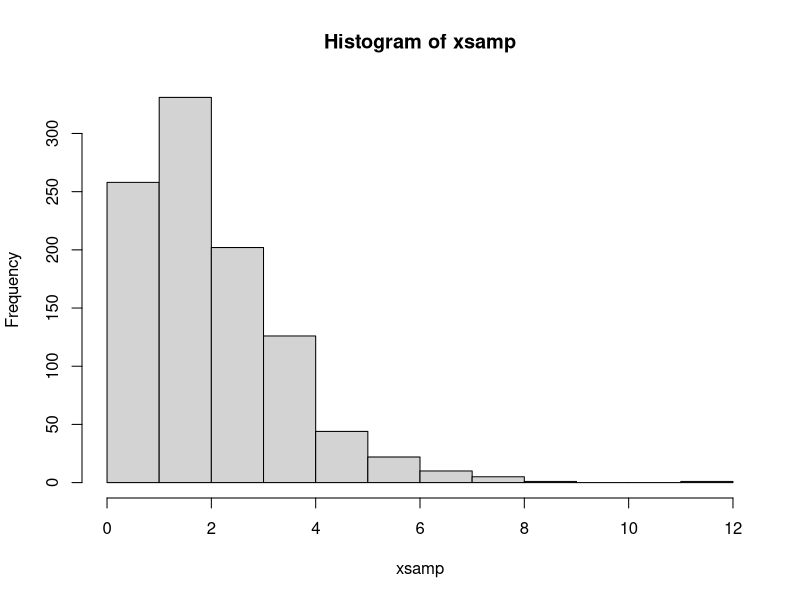
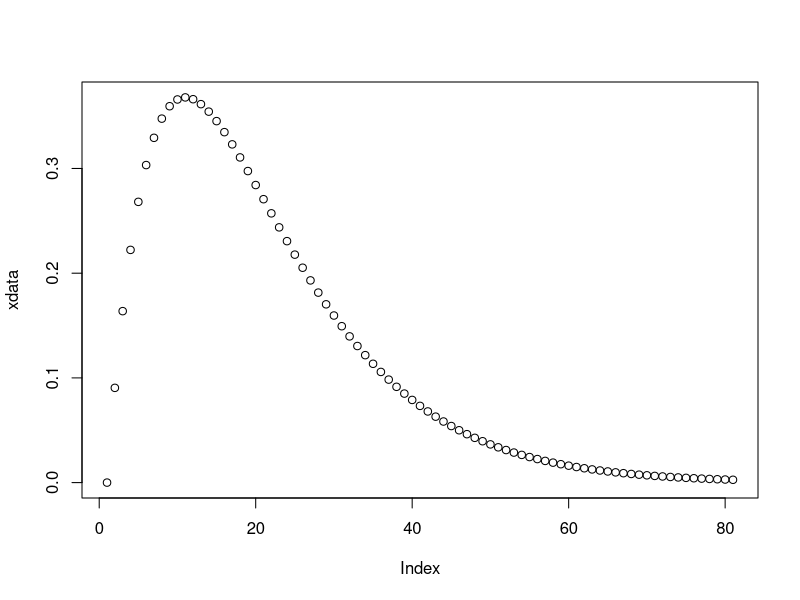
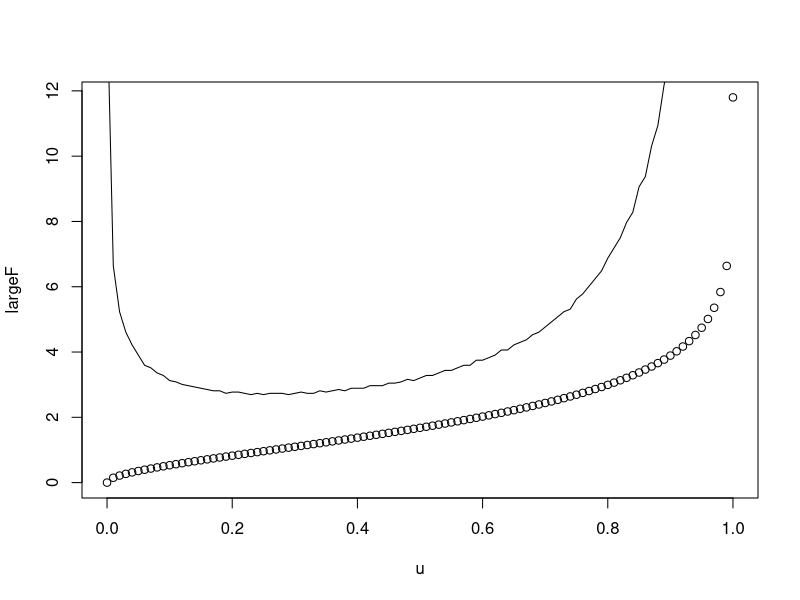
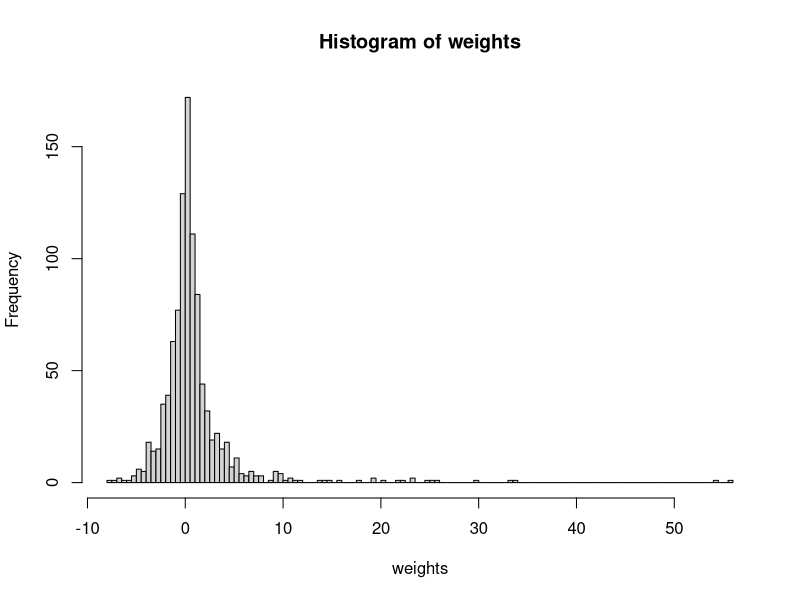

Source code (R) for these figures, in order:
library(MCMCpack)


calcWeight <- function(gammaInv, diffGammaInv) {
  weight = (1/length(gammaInv))*(sum(diffGammaInv/gammaInv)) - sum(diffGammaInv)/sum(gammaInv)
  return(weight)
}

invGammaCumulative <- function(u, alpha) {
  x = 0
  stepSize = 0.1
  tolerance = 0.0001
  direction = 1
  integralValue = 0
  
  while(abs(integralValue - u) > tolerance){
    x = x + direction*stepSize
    if(x<0) {
      x = 0
      direction = 1
    }
    
    if(method == "integrate") {
      integral = integrate(gammaDensity, 0, x)
      integralValue = integral$value  
    } else if(method == "pgamma") {
      integral = pgamma(x, alpha)
      integralValue = integral
    }
    
    
    # Going left and pass the point
    if ((u > integralValue) && (direction == -1)) {
      stepSize = stepSize/2
      direction = 1
    }
    
    # Going right and pass the point
    if ((u < integralValue) && (direction == 1)) {
      stepSize = stepSize/2
      direction = -1
    }
  }
  return(x)
}

diffInvGammaCumulative <- function(u) {
  if(u+hStep < 1) {
    firstPoint = invGammaCumulative(u, alpha)
    secondPoint = invGammaCumulative(u+hStep, alpha)
    return((secondPoint - firstPoint)/hStep)  
  } else {
    firstPoint = invGammaCumulative(u-hStep, alpha)
    secondPoint = invGammaCumulative(u, alpha)
    return((secondPoint - firstPoint)/hStep)  
  }
}

gammaDensity <- function(x) {
  return(dgamma(x, alpha,1))  
}

alpha = 2
hStep = 0.01
method = "integrate"

NUM_SAMPLES = 1000
xsamp = rep(0, NUM_SAMPLES)
for(i in 1:NUM_SAMPLES) {
  u = runif(1)
  xsamp[i] = invGammaCumulative(u, alpha)
}
hist(xsamp)
xdata = dgamma(seq(0,8, by=0.1),2)
plot(xdata)

u = seq(0,1,by=0.01)
largeF = rep(0,length(u))
diffF = rep(0,length(u)-1)
for(i in 1:length(u)) {
  largeF[i] = invGammaCumulative(u[i],alpha)
  if(i<length(u)) {
    diffF[i] = diffInvGammaCumulative(u[i])  
  }
  print(i)
}
plot(u,largeF)
lines(u[1:100],diffF)

NUM_POINTS = 20
weights = rep(0, NUM_SAMPLES)
for(i in 1:NUM_SAMPLES) {
  u = runif(NUM_POINTS)
  diffF = rep(0, NUM_POINTS)
  invF = rep(0, NUM_POINTS)
  for(j in 1:NUM_POINTS) {
    invF[j] = invGammaCumulative(u[j], alpha)
    diffF[j] = diffInvGammaCumulative(u[j])
  }
  weights[i] = calcWeight(invF, diffF)
  print(i)
}

hist(weights, breaks = 200)
